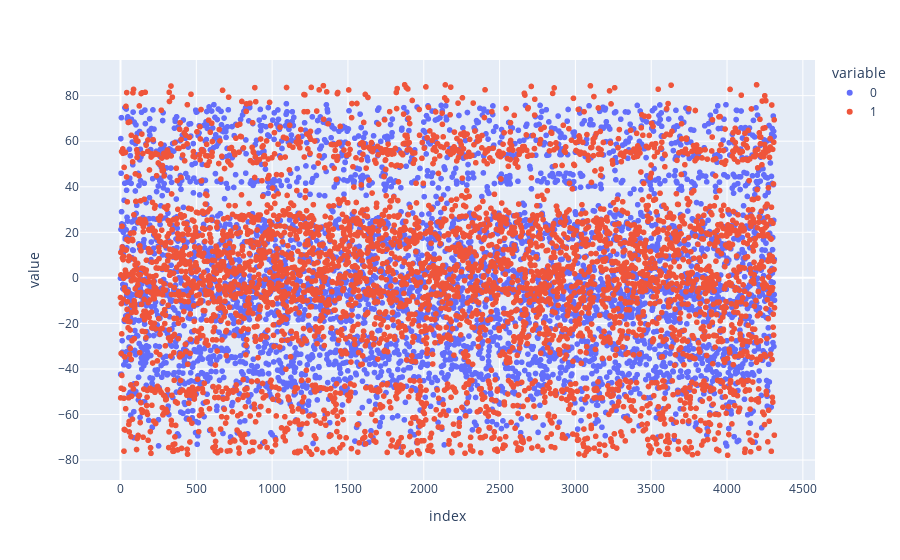

Source (notebook cell):
### Code cell
tsne=pipe.fit_transform(df_retail)
px.scatter(tsne)

### Figure 1 — Plotly figure (JSON) as saved in the notebook; plotly's stock layout.template omitted (floating-point values rounded to 4 significant figures; data arrays with more than 128 entries replaced by an {"elided": "..."} marker saying what was removed)
{"data": [{"hovertemplate": "variable=0<br>index=%{x}<br>value=%{y}<extra></extra>", "legendgroup": "0", "marker": {"color": "#636efa", "symbol": "circle"}, "mode": "markers", "name": "0", "showlegend": true, "type": "scattergl", "x": {"elided": "4314 int values"}, "xaxis": "x", "y": {"elided": "4314 float values"}, "yaxis": "y"}, {"hovertemplate": "variable=1<br>index=%{x}<br>value=%{y}<extra></extra>", "legendgroup": "1", "marker": {"color": "#EF553B", "symbol": "circle"}, "mode": "markers", "name": "1", "showlegend": true, "type": "scattergl", "x": {"elided": "4314 int values"}, "xaxis": "x", "y": {"elided": "4314 float values"}, "yaxis": "y"}], "layout": {"legend": {"title": {"text": "variable"}, "tracegroupgap": 0}, "margin": {"t": 60}, "xaxis": {"anchor": "y", "domain": [0, 1], "title": {"text": "index"}}, "yaxis": {"anchor": "x", "domain": [0, 1], "title": {"text": "value"}}}}
